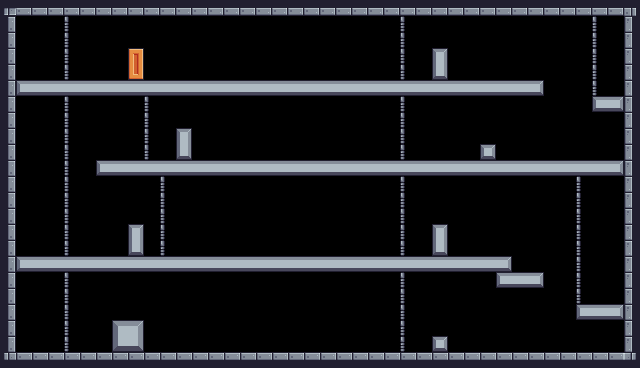

A 2D game scene composited from a Tiled map and its tileset images. What follows is a short description and the map's XML, with each tile layer's data collapsed to a summary:
An orthogonal 40x23 tile map with 16x16 px tiles, 1 tile layer (Background) and 48 objects (20x Fruit, 4x Rhino, 2x Saw, Player, Checkpoint, ...).

<map version="1.10" tiledversion="1.11.0" orientation="orthogonal" renderorder="right-down" width="40" height="23" tilewidth="16" tileheight="16" infinite="0" nextlayerid="4" nextobjectid="81">
 <tileset firstgid="1" source="test.tsx" />
 <layer id="1" name="Background" width="40" height="23">
  <properties>
   <property name="BackgroundColor" value="Gray" />
  </properties>
  <data>[920 cells, 302 non-empty, 19 distinct tile ids]</data>
 </layer>
 <objectgroup id="2" name="Spawnpoints">
  <object id="4" name="Player" type="Player" x="79.2955" y="207.23" width="32" height="32" />
  <object id="21" name="Bananas" type="Fruit" x="78.9316" y="46.8667" width="32" height="32" />
  <object id="22" name="Orange" type="Fruit" x="206.776" y="287.283" width="32" height="32" />
  <object id="23" name="Apple" type="Fruit" x="16.2955" y="95.6137" width="32" height="32" />
  <object id="66" name="Apple" type="Fruit" x="366.676" y="287.758" width="32" height="32" />
  <object id="24" name="Cherries" type="Fruit" x="242.826" y="128.222" width="32" height="32" />
  <object id="25" name="Cherries" type="Fruit" x="274.826" y="128.222" width="32" height="32" />
  <object id="26" name="Cherries" type="Fruit" x="258.826" y="96.2223" width="32" height="32" />
  <object id="27" name="Cherries" type="Fruit" x="461.123" y="48.1036" width="32" height="32" />
  <object id="28" name="Cherries" type="Fruit" x="493.123" y="48.1036" width="32" height="32" />
  <object id="29" name="Cherries" type="Fruit" x="477.123" y="16.1036" width="32" height="32" />
  <object id="30" name="Kiwi" type="Fruit" x="591.715" y="62.7661" width="32" height="32" />
  <object id="31" name="Kiwi" type="Fruit" x="478.433" y="224.654" width="32" height="32" />
  <object id="34" type="Saw" x="543.281" y="256.715" width="32" height="32">
   <properties>
    <property name="isVertical" type="bool" value="true" />
    <property name="offNeg" type="float" value="4" />
    <property name="offPos" type="float" value="3" />
   </properties>
  </object>
  <object id="36" type="Checkpoint" x="-0.49364" y="15.6028" width="64" height="64" />
  <object id="43" name="Orange" type="Fruit" x="239.792" y="16.3272" width="32" height="32" />
  <object id="65" name="Orange" type="Fruit" x="111.599" y="287.708" width="32" height="32" />
  <object id="45" name="Cherries" type="Fruit" x="262.333" y="176.292" width="32" height="32" />
  <object id="79" name="Cherries" type="Fruit" x="352.197" y="175.102" width="32" height="32" />
  <object id="46" name="Cherries" type="Fruit" x="176.167" y="177.394" width="32" height="32" />
  <object id="47" name="Cherries" type="Fruit" x="463.422" y="320.14" width="32" height="32" />
  <object id="49" type="Saw" x="551.197" y="71.2091" width="32" height="32">
   <properties>
    <property name="isVertical" type="bool" value="true" />
    <property name="offNeg" type="float" value="4" />
    <property name="offPos" type="float" value="3" />
   </properties>
  </object>
  <object id="51" type="Saw1" x="54.1873" y="152.644" width="32" height="32">
   <properties>
    <property name="isVertical" type="bool" value="true" />
    <property name="offNeg" type="float" value="4" />
    <property name="offPos" type="float" value="3" />
   </properties>
  </object>
  <object id="80" type="Rock" x="11.854" y="182.977" width="32" height="32">
   <properties>
    <property name="isVertical" type="bool" value="true" />
    <property name="offNeg" type="float" value="4" />
    <property name="offPos" type="float" value="3" />
   </properties>
  </object>
  <object id="52" name="Kiwi" type="Fruit" x="511.746" y="239.251" width="32" height="32" />
  <object id="67" name="Kiwi" type="Fruit" x="584.993" y="271.585" width="32" height="32" />
  <object id="74" name="Rhino" type="Rhino" x="271.377" y="320.864" width="32" height="32">
   <properties>
    <property name="offNeg" type="float" value="12" />
    <property name="offPos" type="float" value="5" />
   </properties>
  </object>
  <object id="76" name="Rhino" type="Rhino" x="272.044" y="224.864" width="32" height="32">
   <properties>
    <property name="offNeg" type="float" value="12" />
    <property name="offPos" type="float" value="5" />
   </properties>
  </object>
  <object id="77" name="Rhino" type="Rhino" x="319.377" y="127.531" width="32" height="32">
   <properties>
    <property name="offNeg" type="float" value="12" />
    <property name="offPos" type="float" value="5" />
   </properties>
  </object>
  <object id="78" name="Rhino" type="Rhino" x="272.71" y="47.5311" width="32" height="32">
   <properties>
    <property name="offNeg" type="float" value="12" />
    <property name="offPos" type="float" value="5" />
   </properties>
  </object>
 </objectgroup>
 <objectgroup id="3" name="Collisions">
  <object id="7" x="0.389808" y="-0.800446" width="16" height="352.342" />
  <object id="8" x="16.3898" y="-0.205319" width="606.557" height="16" />
  <object id="9" x="624.205" y="0.321369" width="16" height="366.694" />
  <object id="10" x="-0.273759" y="352.205" width="625.622" height="16" />
  <object id="11" x="480.89" y="142.682" width="16" height="16" />
  <object id="73" x="590.723" y="95.3483" width="34" height="16" />
  <object id="71" x="431.223" y="335.682" width="16" height="16" />
  <object id="70" x="431.223" y="224.015" width="17.3333" height="31.3333" />
  <object id="12" x="112.335" y="319.872" width="31.5832" height="31.9925" />
  <object id="13" x="175.34" y="129.249" width="17" height="31" />
  <object id="68" x="126.34" y="223.916" width="17" height="31" />
  <object id="69" x="126.673" y="48.5827" width="17" height="31" />
  <object id="14" x="432.387" y="47.7731" width="15.3333" height="31.6667" />
  <object id="15" x="16.1437" y="79.8717" width="527.667" height="16" />
  <object id="16" type="Platform" x="576.265" y="303.941" width="47.5" height="16" />
  <object id="35" x="96.3141" y="159.705" width="528.091" height="16" />
  <object id="41" x="15.984" y="255.678" width="495.773" height="15.9282" />
  <object id="54" x="496.031" y="271.758" width="47.9545" height="16" />
 </objectgroup>
</map>